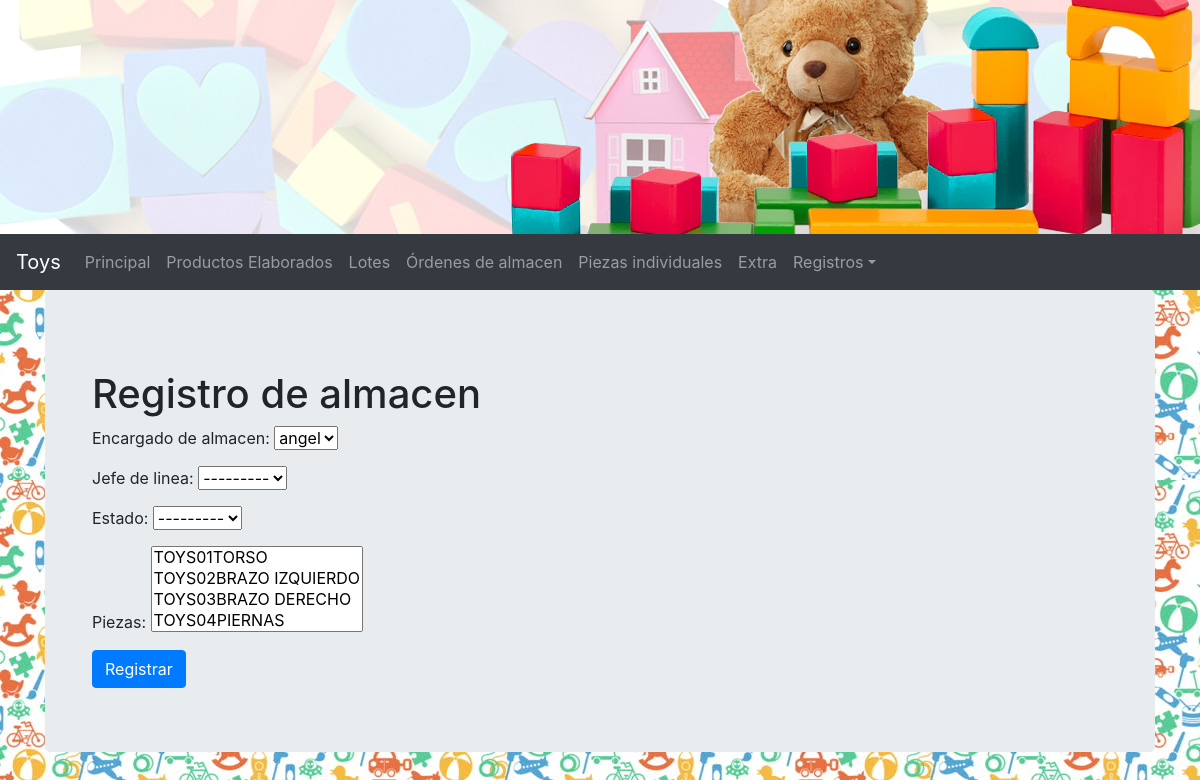
/registrar_orden_almacen/, run on an earlier commit of the app's database.
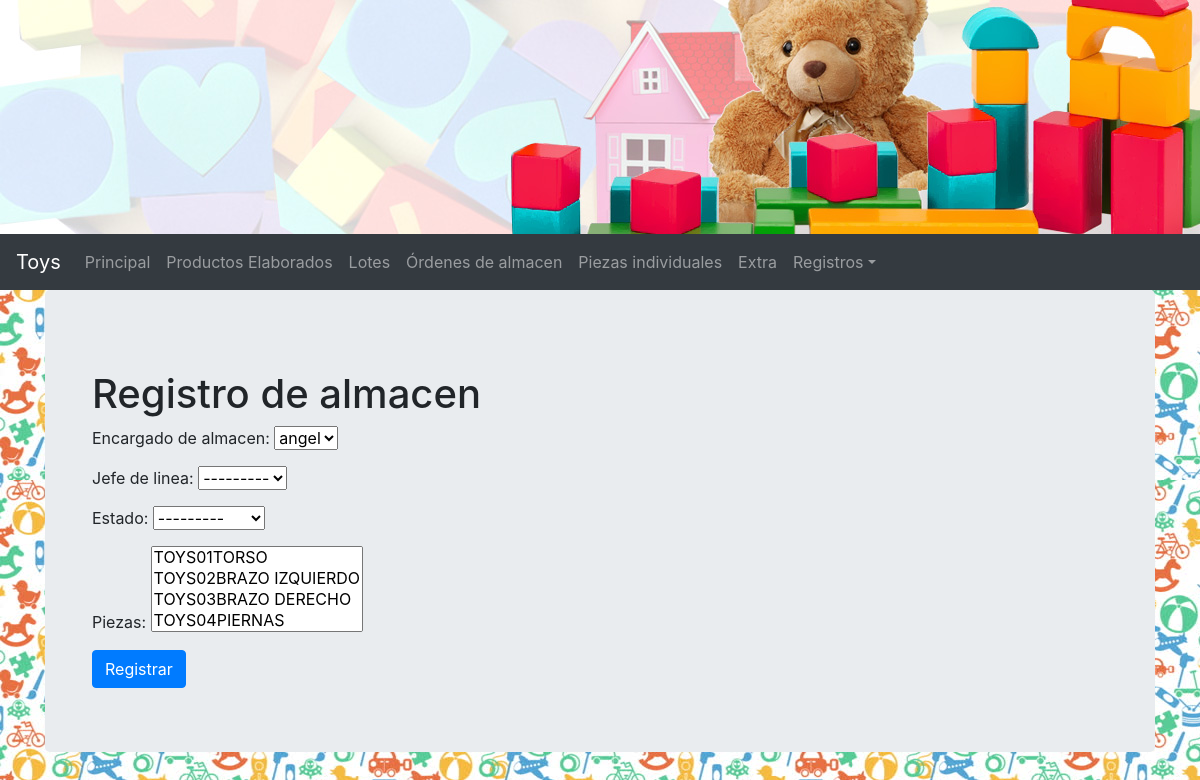
And on a later commit of the database.
### reportes/models.py (models this page shows)
class Estados(models.Model):
	estado = models.CharField(max_length = 20)
	fecha_registro = models.DateTimeField(auto_now_add = True)
	def __str__(self):
		return str(self.estado)

### reportes/views.py (the view)
# urls.py: path('registrar_orden_almacen/', views.registrar_orden_almacen.as_view(), name ='registrar_orden_almacen_views'),
class registrar_orden_almacen(generic.CreateView):
	template_name = "reportes/registrar_orden_almacen.html"
	model = Orden_almacen
	fields = ["user", "jefe_linea", "estado", "piezas"]
	success_url = "/index/"

### reportes/models.py (called while the page is built)
	def __str__(self):
		return str(self.nombre_pieza)

	def _get_etiqueta(self):
		if self.id < 10:
				etiqueta = "TOYS" + "0" + str(self.id) + str(self.nombre_pieza).upper()
		else:
				etiqueta = "TOYS" + str(self.id) + str(self.nombre_pieza).upper()
		return etiqueta

	def __str__(self):
		return str(self.etiqueta)

	def __str__(self):
		return str(self.user)

### reportes/templates/reportes/registrar_orden_almacen.html (shortened to what this page needs)
{% extends 'base.html' %}
{% block content %}
<section class="container">
	<div class="jumbotron">
	<form method="post">
		<section class="container mt-3">
			<h1>Registro de almacen</h1>
			<p>Encargado de almacen: {{form.user}}</p>
			<p>Jefe de linea: {{form.jefe_linea}}</p>
			<p>Estado: {{form.estado}}</p>
			<p>Piezas: {{form.piezas}}</p>
			<button type="submit" class="btn btn-primary">Registrar</button>
		</section>
	</form>
</div>
</section>
{% endblock %}

What changed in the data, as far as the page shows it:
added Estados: estado "---------"
Also different on the page:
form field estado: "---------" → (not shown)
